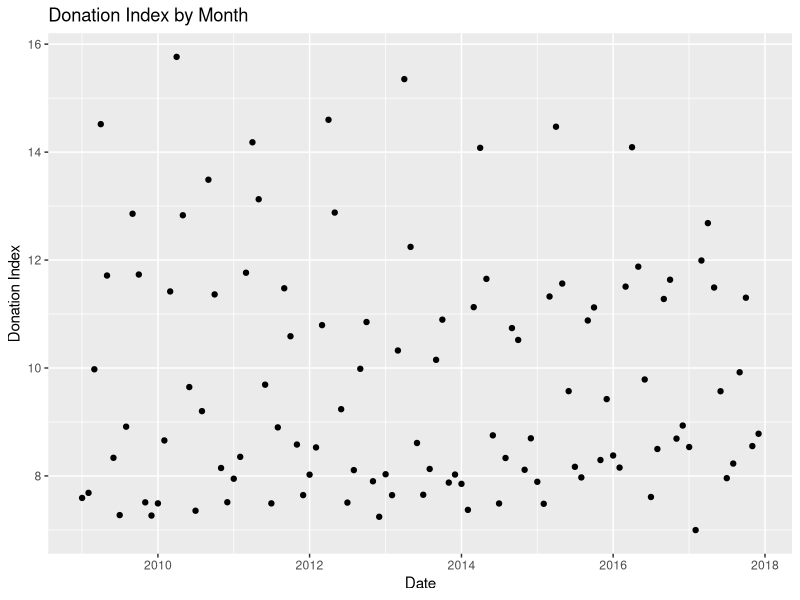
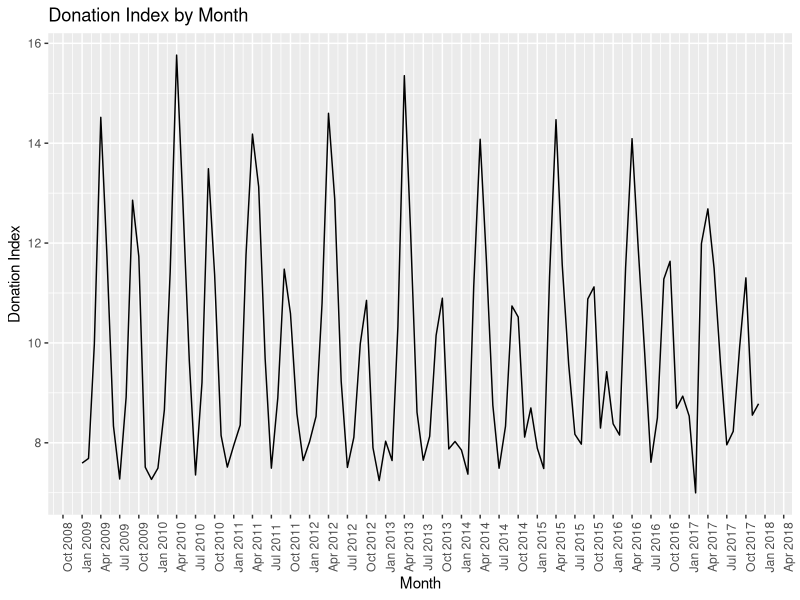
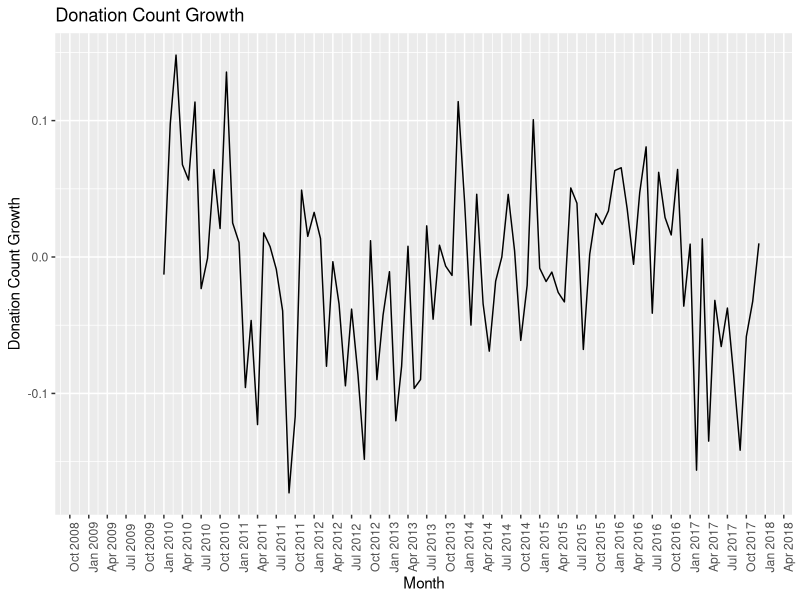

Source code (R) for these figures, in order:
## ---- chunk 1
knitr::opts_chunk$set(echo = TRUE)
## ---- chunk 2
install.packages("readxl")
## ---- chunk 3
library(readxl)
library(ggplot2)
library(dplyr)
library(lubridate)
## ---- chunk 4
mastercard <- read_excel("mastercard_data.xlsx")
## ---- chunk 5
#what does the donation index mean?
colnames(mastercard)
## ---- chunk 6
#Scatterplot of Donation Index vs. Month

ggplot(data = mastercard, aes(x=Month, y=Donation)) + geom_point() + labs(x = "Date", y = "Donation Index", title= "Donation Index by Month")
## ---- chunk 7
mastercard <- mastercard %>% mutate(Month = ymd(Month))
## ---- chunk 8
#Line graph of Donation Index vs. Month

ggplot(data = mastercard, aes(x=Month, y=Donation)) + geom_line() + labs(y = "Donation Index", title= "Donation Index by Month") + scale_x_date(date_labels = "%b %Y", date_breaks = "3 months") + theme(axis.text.x = element_text(angle = 90))
## ---- chunk 9
#Line graph of growth of total count of donation vs. month

ggplot(data = mastercard, aes(x=Month, y=Number_Donations_Growth)) + geom_line() + labs(y = "Donation Count Growth", title= "Donation Count Growth") + scale_x_date(date_labels = "%b %Y", date_breaks = "3 months") + theme(axis.text.x = element_text(angle = 90))
